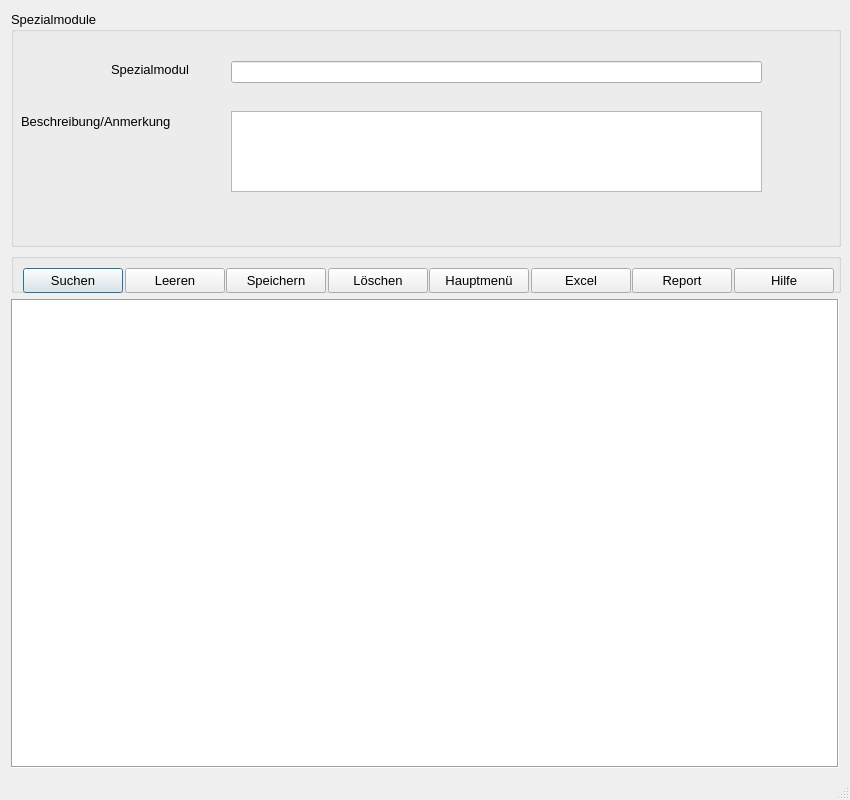
<?xml version="1.0" encoding="UTF-8"?>
<ui version="4.0">
 <class>Spezialmodule</class>
 <widget class="QDialog" name="Spezialmodule">
  <property name="geometry">
   <rect>
    <x>0</x>
    <y>0</y>
    <width>850</width>
    <height>800</height>
   </rect>
  </property>
  <property name="minimumSize">
   <size>
    <width>850</width>
    <height>800</height>
   </size>
  </property>
  <property name="font">
   <font>
    <pointsize>10</pointsize>
   </font>
  </property>
  <property name="windowTitle">
   <string>Spezialmodule</string>
  </property>
  <property name="sizeGripEnabled">
   <bool>true</bool>
  </property>
  <layout class="QVBoxLayout" name="verticalLayout">
   <item>
    <widget class="QGroupBox" name="gb_Spezial">
     <property name="sizePolicy">
      <sizepolicy hsizetype="Fixed" vsizetype="Fixed">
       <horstretch>0</horstretch>
       <verstretch>0</verstretch>
      </sizepolicy>
     </property>
     <property name="minimumSize">
      <size>
       <width>830</width>
       <height>236</height>
      </size>
     </property>
     <property name="maximumSize">
      <size>
       <width>830</width>
       <height>236</height>
      </size>
     </property>
     <property name="title">
      <string>Spezialmodule</string>
     </property>
     <widget class="QLabel" name="lb_mod">
      <property name="geometry">
       <rect>
        <x>100</x>
        <y>50</y>
        <width>101</width>
        <height>16</height>
       </rect>
      </property>
      <property name="sizePolicy">
       <sizepolicy hsizetype="Preferred" vsizetype="Preferred">
        <horstretch>0</horstretch>
        <verstretch>0</verstretch>
       </sizepolicy>
      </property>
      <property name="text">
       <string>Spezialmodul</string>
      </property>
     </widget>
     <widget class="QLabel" name="lb_beschr">
      <property name="geometry">
       <rect>
        <x>10</x>
        <y>100</y>
        <width>191</width>
        <height>21</height>
       </rect>
      </property>
      <property name="sizePolicy">
       <sizepolicy hsizetype="Preferred" vsizetype="Preferred">
        <horstretch>0</horstretch>
        <verstretch>0</verstretch>
       </sizepolicy>
      </property>
      <property name="text">
       <string>Beschreibung/Anmerkung</string>
      </property>
     </widget>
     <widget class="QLineEdit" name="le_Modul">
      <property name="geometry">
       <rect>
        <x>220</x>
        <y>50</y>
        <width>531</width>
        <height>22</height>
       </rect>
      </property>
      <property name="sizePolicy">
       <sizepolicy hsizetype="Expanding" vsizetype="Preferred">
        <horstretch>0</horstretch>
        <verstretch>0</verstretch>
       </sizepolicy>
      </property>
     </widget>
     <widget class="QTextEdit" name="te_Beschreib">
      <property name="geometry">
       <rect>
        <x>220</x>
        <y>100</y>
        <width>531</width>
        <height>81</height>
       </rect>
      </property>
      <property name="sizePolicy">
       <sizepolicy hsizetype="Expanding" vsizetype="Preferred">
        <horstretch>0</horstretch>
        <verstretch>0</verstretch>
       </sizepolicy>
      </property>
      <property name="toolTipDuration">
       <number>-1</number>
      </property>
     </widget>
    </widget>
   </item>
   <item>
    <widget class="QGroupBox" name="groupBox">
     <property name="sizePolicy">
      <sizepolicy hsizetype="Fixed" vsizetype="Fixed">
       <horstretch>0</horstretch>
       <verstretch>0</verstretch>
      </sizepolicy>
     </property>
     <property name="minimumSize">
      <size>
       <width>830</width>
       <height>30</height>
      </size>
     </property>
     <property name="maximumSize">
      <size>
       <width>830</width>
       <height>40</height>
      </size>
     </property>
     <property name="title">
      <string/>
     </property>
     <layout class="QHBoxLayout" name="horizontalLayout">
      <item>
       <widget class="QPushButton" name="btn_Suchen">
        <property name="sizePolicy">
         <sizepolicy hsizetype="Minimum" vsizetype="Fixed">
          <horstretch>100</horstretch>
          <verstretch>25</verstretch>
         </sizepolicy>
        </property>
        <property name="minimumSize">
         <size>
          <width>100</width>
          <height>25</height>
         </size>
        </property>
        <property name="text">
         <string>Suchen</string>
        </property>
        <property name="icon">
         <iconset>
          <normaloff>C:/Users/glaser3/_Symbole/UsedSymbols/searchmagnifierinterfacesymbol1_79893.ico</normaloff>C:/Users/glaser3/_Symbole/UsedSymbols/searchmagnifierinterfacesymbol1_79893.ico</iconset>
        </property>
       </widget>
      </item>
      <item>
       <widget class="QPushButton" name="btn_clear">
        <property name="sizePolicy">
         <sizepolicy hsizetype="Minimum" vsizetype="Fixed">
          <horstretch>100</horstretch>
          <verstretch>25</verstretch>
         </sizepolicy>
        </property>
        <property name="minimumSize">
         <size>
          <width>100</width>
          <height>25</height>
         </size>
        </property>
        <property name="text">
         <string>Leeren</string>
        </property>
        <property name="icon">
         <iconset>
          <normaloff>../../_Symbole/UsedSymbols/-clear_90704.ico</normaloff>../../_Symbole/UsedSymbols/-clear_90704.ico</iconset>
        </property>
       </widget>
      </item>
      <item>
       <widget class="QPushButton" name="btn_speichern">
        <property name="sizePolicy">
         <sizepolicy hsizetype="Minimum" vsizetype="Fixed">
          <horstretch>100</horstretch>
          <verstretch>25</verstretch>
         </sizepolicy>
        </property>
        <property name="minimumSize">
         <size>
          <width>100</width>
          <height>25</height>
         </size>
        </property>
        <property name="text">
         <string>Speichern</string>
        </property>
        <property name="icon">
         <iconset>
          <normaloff>C:/Users/glaser3/_Symbole/UsedSymbols/save_3621.ico</normaloff>C:/Users/glaser3/_Symbole/UsedSymbols/save_3621.ico</iconset>
        </property>
       </widget>
      </item>
      <item>
       <widget class="QPushButton" name="btn_loschen">
        <property name="sizePolicy">
         <sizepolicy hsizetype="Minimum" vsizetype="Fixed">
          <horstretch>100</horstretch>
          <verstretch>25</verstretch>
         </sizepolicy>
        </property>
        <property name="minimumSize">
         <size>
          <width>100</width>
          <height>25</height>
         </size>
        </property>
        <property name="text">
         <string>Löschen</string>
        </property>
        <property name="icon">
         <iconset>
          <normaloff>C:/Users/glaser3/_Symbole/UsedSymbols/seo-social-web-network-internet_262_icon-icons.com_61518.ico</normaloff>C:/Users/glaser3/_Symbole/UsedSymbols/seo-social-web-network-internet_262_icon-icons.com_61518.ico</iconset>
        </property>
       </widget>
      </item>
      <item>
       <widget class="QPushButton" name="btn_abbrechen">
        <property name="sizePolicy">
         <sizepolicy hsizetype="Minimum" vsizetype="Fixed">
          <horstretch>100</horstretch>
          <verstretch>25</verstretch>
         </sizepolicy>
        </property>
        <property name="minimumSize">
         <size>
          <width>100</width>
          <height>25</height>
         </size>
        </property>
        <property name="text">
         <string>Hauptmenü</string>
        </property>
        <property name="icon">
         <iconset>
          <normaloff>C:/Users/glaser3/_Symbole/UsedSymbols/log-out_icon-icons.com_50106.ico</normaloff>C:/Users/glaser3/_Symbole/UsedSymbols/log-out_icon-icons.com_50106.ico</iconset>
        </property>
       </widget>
      </item>
      <item>
       <widget class="QPushButton" name="btn_excel">
        <property name="sizePolicy">
         <sizepolicy hsizetype="Minimum" vsizetype="Fixed">
          <horstretch>100</horstretch>
          <verstretch>25</verstretch>
         </sizepolicy>
        </property>
        <property name="minimumSize">
         <size>
          <width>100</width>
          <height>25</height>
         </size>
        </property>
        <property name="text">
         <string>Excel</string>
        </property>
        <property name="icon">
         <iconset>
          <normaloff>C:/Users/glaser3/_Symbole/UsedSymbols/microsoft_excel_icon_132212.ico</normaloff>C:/Users/glaser3/_Symbole/UsedSymbols/microsoft_excel_icon_132212.ico</iconset>
        </property>
       </widget>
      </item>
      <item>
       <widget class="QPushButton" name="btn_report">
        <property name="sizePolicy">
         <sizepolicy hsizetype="Minimum" vsizetype="Fixed">
          <horstretch>100</horstretch>
          <verstretch>25</verstretch>
         </sizepolicy>
        </property>
        <property name="minimumSize">
         <size>
          <width>100</width>
          <height>25</height>
         </size>
        </property>
        <property name="text">
         <string>Report</string>
        </property>
        <property name="icon">
         <iconset>
          <normaloff>C:/Users/glaser3/_Symbole/UsedSymbols/reporting_noun_report_document_file_icon_148360.ico</normaloff>C:/Users/glaser3/_Symbole/UsedSymbols/reporting_noun_report_document_file_icon_148360.ico</iconset>
        </property>
       </widget>
      </item>
      <item>
       <widget class="QPushButton" name="btn_hilfe">
        <property name="sizePolicy">
         <sizepolicy hsizetype="Minimum" vsizetype="Fixed">
          <horstretch>100</horstretch>
          <verstretch>25</verstretch>
         </sizepolicy>
        </property>
        <property name="minimumSize">
         <size>
          <width>100</width>
          <height>25</height>
         </size>
        </property>
        <property name="text">
         <string>Hilfe</string>
        </property>
        <property name="icon">
         <iconset>
          <normaloff>C:/Users/glaser3/_Symbole/UsedSymbols/info_13213.ico</normaloff>C:/Users/glaser3/_Symbole/UsedSymbols/info_13213.ico</iconset>
        </property>
       </widget>
      </item>
     </layout>
    </widget>
   </item>
   <item>
    <widget class="QTableWidget" name="tw_Table">
     <property name="sizePolicy">
      <sizepolicy hsizetype="Expanding" vsizetype="Expanding">
       <horstretch>0</horstretch>
       <verstretch>0</verstretch>
      </sizepolicy>
     </property>
     <property name="minimumSize">
      <size>
       <width>0</width>
       <height>460</height>
      </size>
     </property>
     <property name="frameShape">
      <enum>QFrame::Box</enum>
     </property>
     <property name="sizeAdjustPolicy">
      <enum>QAbstractScrollArea::AdjustIgnored</enum>
     </property>
    </widget>
   </item>
   <item>
    <widget class="QLabel" name="lab_INFO">
     <property name="sizePolicy">
      <sizepolicy hsizetype="Preferred" vsizetype="Fixed">
       <horstretch>0</horstretch>
       <verstretch>0</verstretch>
      </sizepolicy>
     </property>
     <property name="text">
      <string/>
     </property>
    </widget>
   </item>
  </layout>
 </widget>
 <resources/>
 <connections/>
</ui>
